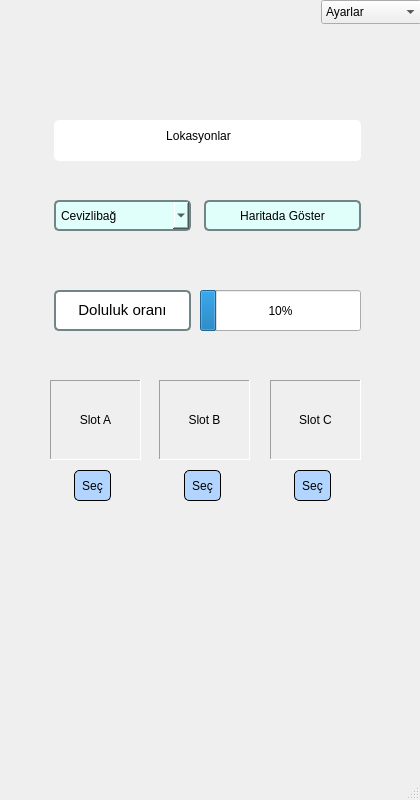
<?xml version="1.0" encoding="UTF-8"?>
<ui version="4.0">
 <class>MapLocation</class>
 <widget class="QMainWindow" name="MapLocation">
  <property name="geometry">
   <rect>
    <x>0</x>
    <y>0</y>
    <width>420</width>
    <height>800</height>
   </rect>
  </property>
  <property name="windowTitle">
   <string>MainWindow</string>
  </property>
  <widget class="QWidget" name="centralwidget">
   <widget class="QComboBox" name="comboBox">
    <property name="geometry">
     <rect>
      <x>50</x>
      <y>200</y>
      <width>141</width>
      <height>31</height>
     </rect>
    </property>
    <property name="styleSheet">
     <string notr="true">QComboBox{
	border: 1px solid #111111;
	border-radius: 5px;
	border-color: rgb(114, 132, 135);
	border-width: 2px;
	margin-left: 4px;
	padding: 5px;
	color:  rgb(0, 0, 0);
	background-color:rgb(224, 255, 251);
	font: 700 9pt &quot;Segoe UI&quot;;


}</string>
    </property>
    <item>
     <property name="text">
      <string>Cevizlibağ</string>
     </property>
    </item>
    <item>
     <property name="text">
      <string>Davutpaşa</string>
     </property>
    </item>
    <item>
     <property name="text">
      <string>Yıldız</string>
     </property>
    </item>
   </widget>
   <widget class="QPlainTextEdit" name="plainTextEdit">
    <property name="geometry">
     <rect>
      <x>50</x>
      <y>120</y>
      <width>311</width>
      <height>41</height>
     </rect>
    </property>
    <property name="styleSheet">
     <string notr="true">QPlainTextEdit{

	border: 2px;
	border-radius: 5px;
	border-color: rgb(0, 0, 0);
	border-width: 2px;
	margin-left: 4px;
	padding: 5px;
	color:  rgb(0, 0, 0);
	background-color:rgb(255, 255, 255);
	font: 700 9pt &quot;Segoe UI&quot;;


}</string>
    </property>
    <property name="plainText">
     <string>                               Lokasyonlar  </string>
    </property>
   </widget>
   <widget class="QStackedWidget" name="stackedWidget">
    <property name="geometry">
     <rect>
      <x>50</x>
      <y>270</y>
      <width>321</width>
      <height>381</height>
     </rect>
    </property>
    <property name="currentIndex">
     <number>1</number>
    </property>
    <widget class="QWidget" name="page_Cev">
     <widget class="QTextEdit" name="textEdit_Cev">
      <property name="geometry">
       <rect>
        <x>0</x>
        <y>20</y>
        <width>141</width>
        <height>41</height>
       </rect>
      </property>
      <property name="styleSheet">
       <string notr="true">QTextEdit
{

	border: 1px solid #111111;
	border-radius: 5px;
	border-color: rgb(114, 132, 135);
	border-width: 2px;
	margin-left: 4px;
	padding: 5px;
	color:  rgb(0, 0, 0);
	background-color:rgb(255, 255, 255);
	font: 700 9pt &quot;Segoe UI&quot;;


}</string>
      </property>
      <property name="html">
       <string>&lt;!DOCTYPE HTML PUBLIC &quot;-//W3C//DTD HTML 4.0//EN&quot; &quot;http://www.w3.org/TR/REC-html40/strict.dtd&quot;&gt;
&lt;html&gt;&lt;head&gt;&lt;meta name=&quot;qrichtext&quot; content=&quot;1&quot; /&gt;&lt;meta charset=&quot;utf-8&quot; /&gt;&lt;style type=&quot;text/css&quot;&gt;
p, li { white-space: pre-wrap; }
hr { height: 1px; border-width: 0; }
li.unchecked::marker { content: &quot;\2610&quot;; }
li.checked::marker { content: &quot;\2612&quot;; }
&lt;/style&gt;&lt;/head&gt;&lt;body style=&quot; font-family:'Segoe UI'; font-size:9pt; font-weight:700; font-style:normal;&quot;&gt;
&lt;p align=&quot;center&quot; style=&quot; margin-top:0px; margin-bottom:0px; margin-left:0px; margin-right:0px; -qt-block-indent:0; text-indent:0px;&quot;&gt;&lt;span style=&quot; font-family:'Ubuntu'; font-size:11pt; font-weight:400;&quot;&gt;Doluluk oranı&lt;/span&gt;&lt;/p&gt;&lt;/body&gt;&lt;/html&gt;</string>
      </property>
     </widget>
     <widget class="QLabel" name="lblSlotCev_B">
      <property name="geometry">
       <rect>
        <x>109</x>
        <y>110</y>
        <width>91</width>
        <height>80</height>
       </rect>
      </property>
      <property name="font">
       <font>
        <pointsize>9</pointsize>
       </font>
      </property>
      <property name="frameShape">
       <enum>QFrame::Panel</enum>
      </property>
      <property name="frameShadow">
       <enum>QFrame::Sunken</enum>
      </property>
      <property name="text">
       <string>Slot B</string>
      </property>
      <property name="alignment">
       <set>Qt::AlignCenter</set>
      </property>
     </widget>
     <widget class="QLabel" name="lblSlotCev_C">
      <property name="geometry">
       <rect>
        <x>220</x>
        <y>110</y>
        <width>91</width>
        <height>80</height>
       </rect>
      </property>
      <property name="font">
       <font>
        <pointsize>9</pointsize>
       </font>
      </property>
      <property name="frameShape">
       <enum>QFrame::Panel</enum>
      </property>
      <property name="frameShadow">
       <enum>QFrame::Sunken</enum>
      </property>
      <property name="text">
       <string>Slot C</string>
      </property>
      <property name="alignment">
       <set>Qt::AlignCenter</set>
      </property>
     </widget>
     <widget class="QLabel" name="lblSlotCev_A">
      <property name="geometry">
       <rect>
        <x>0</x>
        <y>110</y>
        <width>91</width>
        <height>80</height>
       </rect>
      </property>
      <property name="font">
       <font>
        <pointsize>9</pointsize>
       </font>
      </property>
      <property name="frameShape">
       <enum>QFrame::Panel</enum>
      </property>
      <property name="frameShadow">
       <enum>QFrame::Sunken</enum>
      </property>
      <property name="text">
       <string>Slot A</string>
      </property>
      <property name="alignment">
       <set>Qt::AlignCenter</set>
      </property>
     </widget>
     <widget class="QProgressBar" name="progressBarCev">
      <property name="geometry">
       <rect>
        <x>150</x>
        <y>20</y>
        <width>161</width>
        <height>41</height>
       </rect>
      </property>
      <property name="value">
       <number>25</number>
      </property>
     </widget>
     <widget class="QPushButton" name="pushButton_Cev_SlotC">
      <property name="geometry">
       <rect>
        <x>240</x>
        <y>200</y>
        <width>41</width>
        <height>31</height>
       </rect>
      </property>
      <property name="styleSheet">
       <string notr="true">QPushButton
{

	border: 1px solid #111111;
	border-radius: 5px;
	border-color: rgb(0, 0, 0);
	border-width: 1px;
	margin-left: 4px;
	padding: 5px;
	color:  rgb(0, 0, 0);
	background-color:rgb(178, 213, 255);
	font: 700 9pt &quot;Segoe UI&quot;;



}</string>
      </property>
      <property name="text">
       <string>Seç</string>
      </property>
     </widget>
     <widget class="QPushButton" name="pushButton_Cev_SlotB">
      <property name="geometry">
       <rect>
        <x>130</x>
        <y>200</y>
        <width>41</width>
        <height>31</height>
       </rect>
      </property>
      <property name="styleSheet">
       <string notr="true">QPushButton
{

	border: 1px solid #111111;
	border-radius: 5px;
	border-color: rgb(0, 0, 0);
	border-width: 1px;
	margin-left: 4px;
	padding: 5px;
	color:  rgb(0, 0, 0);
	background-color:rgb(178, 213, 255);
	font: 700 9pt &quot;Segoe UI&quot;;



}</string>
      </property>
      <property name="text">
       <string>Seç</string>
      </property>
     </widget>
     <widget class="QPushButton" name="pushButton_Cev_SlotA">
      <property name="geometry">
       <rect>
        <x>20</x>
        <y>200</y>
        <width>41</width>
        <height>31</height>
       </rect>
      </property>
      <property name="styleSheet">
       <string notr="true">QPushButton
{

	border: 1px solid #111111;
	border-radius: 5px;
	border-color: rgb(0, 0, 0);
	border-width: 1px;
	margin-left: 4px;
	padding: 5px;
	color:  rgb(0, 0, 0);
	background-color:rgb(178, 213, 255);
	font: 700 9pt &quot;Segoe UI&quot;;



}</string>
      </property>
      <property name="text">
       <string>Seç</string>
      </property>
     </widget>
    </widget>
    <widget class="QWidget" name="page_Yildiz">
     <widget class="QLabel" name="lblSlotYil_C">
      <property name="geometry">
       <rect>
        <x>220</x>
        <y>110</y>
        <width>91</width>
        <height>80</height>
       </rect>
      </property>
      <property name="font">
       <font>
        <pointsize>9</pointsize>
       </font>
      </property>
      <property name="frameShape">
       <enum>QFrame::Panel</enum>
      </property>
      <property name="frameShadow">
       <enum>QFrame::Sunken</enum>
      </property>
      <property name="text">
       <string>Slot C</string>
      </property>
      <property name="alignment">
       <set>Qt::AlignCenter</set>
      </property>
     </widget>
     <widget class="QLabel" name="lblSlotYil_B">
      <property name="geometry">
       <rect>
        <x>109</x>
        <y>110</y>
        <width>91</width>
        <height>80</height>
       </rect>
      </property>
      <property name="font">
       <font>
        <pointsize>9</pointsize>
       </font>
      </property>
      <property name="frameShape">
       <enum>QFrame::Panel</enum>
      </property>
      <property name="frameShadow">
       <enum>QFrame::Sunken</enum>
      </property>
      <property name="text">
       <string>Slot B</string>
      </property>
      <property name="alignment">
       <set>Qt::AlignCenter</set>
      </property>
     </widget>
     <widget class="QProgressBar" name="progressBarYil">
      <property name="geometry">
       <rect>
        <x>150</x>
        <y>20</y>
        <width>161</width>
        <height>41</height>
       </rect>
      </property>
      <property name="value">
       <number>10</number>
      </property>
     </widget>
     <widget class="QTextEdit" name="textEdit_Yil">
      <property name="geometry">
       <rect>
        <x>0</x>
        <y>20</y>
        <width>141</width>
        <height>41</height>
       </rect>
      </property>
      <property name="styleSheet">
       <string notr="true">QTextEdit
{

	border: 1px solid #111111;
	border-radius: 5px;
	border-color: rgb(114, 132, 135);
	border-width: 2px;
	margin-left: 4px;
	padding: 5px;
	color:  rgb(0, 0, 0);
	background-color:rgb(255, 255, 255);
	font: 700 9pt &quot;Segoe UI&quot;;


}</string>
      </property>
      <property name="html">
       <string>&lt;!DOCTYPE HTML PUBLIC &quot;-//W3C//DTD HTML 4.0//EN&quot; &quot;http://www.w3.org/TR/REC-html40/strict.dtd&quot;&gt;
&lt;html&gt;&lt;head&gt;&lt;meta name=&quot;qrichtext&quot; content=&quot;1&quot; /&gt;&lt;meta charset=&quot;utf-8&quot; /&gt;&lt;style type=&quot;text/css&quot;&gt;
p, li { white-space: pre-wrap; }
hr { height: 1px; border-width: 0; }
li.unchecked::marker { content: &quot;\2610&quot;; }
li.checked::marker { content: &quot;\2612&quot;; }
&lt;/style&gt;&lt;/head&gt;&lt;body style=&quot; font-family:'Segoe UI'; font-size:9pt; font-weight:700; font-style:normal;&quot;&gt;
&lt;p align=&quot;center&quot; style=&quot; margin-top:0px; margin-bottom:0px; margin-left:0px; margin-right:0px; -qt-block-indent:0; text-indent:0px;&quot;&gt;&lt;span style=&quot; font-family:'Ubuntu'; font-size:11pt; font-weight:400;&quot;&gt;Doluluk oranı&lt;/span&gt;&lt;/p&gt;&lt;/body&gt;&lt;/html&gt;</string>
      </property>
     </widget>
     <widget class="QLabel" name="lblSlotYil_A">
      <property name="geometry">
       <rect>
        <x>0</x>
        <y>110</y>
        <width>91</width>
        <height>80</height>
       </rect>
      </property>
      <property name="font">
       <font>
        <pointsize>9</pointsize>
       </font>
      </property>
      <property name="frameShape">
       <enum>QFrame::Panel</enum>
      </property>
      <property name="frameShadow">
       <enum>QFrame::Sunken</enum>
      </property>
      <property name="text">
       <string>Slot A</string>
      </property>
      <property name="alignment">
       <set>Qt::AlignCenter</set>
      </property>
     </widget>
     <widget class="QPushButton" name="pushButton_Yil_SlotA">
      <property name="geometry">
       <rect>
        <x>20</x>
        <y>200</y>
        <width>41</width>
        <height>31</height>
       </rect>
      </property>
      <property name="styleSheet">
       <string notr="true">QPushButton
{

	border: 1px solid #111111;
	border-radius: 5px;
	border-color: rgb(0, 0, 0);
	border-width: 1px;
	margin-left: 4px;
	padding: 5px;
	color:  rgb(0, 0, 0);
	background-color:rgb(178, 213, 255);
	font: 700 9pt &quot;Segoe UI&quot;;



}</string>
      </property>
      <property name="text">
       <string>Seç</string>
      </property>
     </widget>
     <widget class="QPushButton" name="pushButton_Yil_SlotB">
      <property name="geometry">
       <rect>
        <x>130</x>
        <y>200</y>
        <width>41</width>
        <height>31</height>
       </rect>
      </property>
      <property name="styleSheet">
       <string notr="true">QPushButton
{

	border: 1px solid #111111;
	border-radius: 5px;
	border-color: rgb(0, 0, 0);
	border-width: 1px;
	margin-left: 4px;
	padding: 5px;
	color:  rgb(0, 0, 0);
	background-color:rgb(178, 213, 255);
	font: 700 9pt &quot;Segoe UI&quot;;



}</string>
      </property>
      <property name="text">
       <string>Seç</string>
      </property>
     </widget>
     <widget class="QPushButton" name="pushButton_Yil_SlotC">
      <property name="geometry">
       <rect>
        <x>240</x>
        <y>200</y>
        <width>41</width>
        <height>31</height>
       </rect>
      </property>
      <property name="styleSheet">
       <string notr="true">QPushButton
{

	border: 1px solid #111111;
	border-radius: 5px;
	border-color: rgb(0, 0, 0);
	border-width: 1px;
	margin-left: 4px;
	padding: 5px;
	color:  rgb(0, 0, 0);
	background-color:rgb(178, 213, 255);
	font: 700 9pt &quot;Segoe UI&quot;;



}</string>
      </property>
      <property name="text">
       <string>Seç</string>
      </property>
     </widget>
    </widget>
    <widget class="QWidget" name="page_Dav">
     <widget class="QLabel" name="lblSlotDav_A">
      <property name="geometry">
       <rect>
        <x>0</x>
        <y>110</y>
        <width>91</width>
        <height>80</height>
       </rect>
      </property>
      <property name="font">
       <font>
        <pointsize>9</pointsize>
       </font>
      </property>
      <property name="frameShape">
       <enum>QFrame::Panel</enum>
      </property>
      <property name="frameShadow">
       <enum>QFrame::Sunken</enum>
      </property>
      <property name="text">
       <string>Slot A</string>
      </property>
      <property name="alignment">
       <set>Qt::AlignCenter</set>
      </property>
     </widget>
     <widget class="QTextEdit" name="textEdit_Dav">
      <property name="geometry">
       <rect>
        <x>0</x>
        <y>20</y>
        <width>141</width>
        <height>41</height>
       </rect>
      </property>
      <property name="styleSheet">
       <string notr="true">QTextEdit
{

	border: 1px solid #111111;
	border-radius: 5px;
	border-color: rgb(114, 132, 135);
	border-width: 2px;
	margin-left: 4px;
	padding: 5px;
	color:  rgb(0, 0, 0);
	background-color:rgb(255, 255, 255);
	font: 700 9pt &quot;Segoe UI&quot;;


}</string>
      </property>
      <property name="html">
       <string>&lt;!DOCTYPE HTML PUBLIC &quot;-//W3C//DTD HTML 4.0//EN&quot; &quot;http://www.w3.org/TR/REC-html40/strict.dtd&quot;&gt;
&lt;html&gt;&lt;head&gt;&lt;meta name=&quot;qrichtext&quot; content=&quot;1&quot; /&gt;&lt;meta charset=&quot;utf-8&quot; /&gt;&lt;style type=&quot;text/css&quot;&gt;
p, li { white-space: pre-wrap; }
hr { height: 1px; border-width: 0; }
li.unchecked::marker { content: &quot;\2610&quot;; }
li.checked::marker { content: &quot;\2612&quot;; }
&lt;/style&gt;&lt;/head&gt;&lt;body style=&quot; font-family:'Segoe UI'; font-size:9pt; font-weight:700; font-style:normal;&quot;&gt;
&lt;p align=&quot;center&quot; style=&quot; margin-top:0px; margin-bottom:0px; margin-left:0px; margin-right:0px; -qt-block-indent:0; text-indent:0px;&quot;&gt;&lt;span style=&quot; font-family:'Ubuntu'; font-size:11pt; font-weight:400;&quot;&gt;Doluluk oranı&lt;/span&gt;&lt;/p&gt;&lt;/body&gt;&lt;/html&gt;</string>
      </property>
     </widget>
     <widget class="QLabel" name="lblSlotDav_C">
      <property name="geometry">
       <rect>
        <x>220</x>
        <y>110</y>
        <width>91</width>
        <height>80</height>
       </rect>
      </property>
      <property name="font">
       <font>
        <pointsize>9</pointsize>
       </font>
      </property>
      <property name="frameShape">
       <enum>QFrame::Panel</enum>
      </property>
      <property name="frameShadow">
       <enum>QFrame::Sunken</enum>
      </property>
      <property name="text">
       <string>Slot C</string>
      </property>
      <property name="alignment">
       <set>Qt::AlignCenter</set>
      </property>
     </widget>
     <widget class="QLabel" name="lblSlotDav_B">
      <property name="geometry">
       <rect>
        <x>109</x>
        <y>110</y>
        <width>91</width>
        <height>80</height>
       </rect>
      </property>
      <property name="font">
       <font>
        <pointsize>9</pointsize>
       </font>
      </property>
      <property name="frameShape">
       <enum>QFrame::Panel</enum>
      </property>
      <property name="frameShadow">
       <enum>QFrame::Sunken</enum>
      </property>
      <property name="text">
       <string>Slot B</string>
      </property>
      <property name="alignment">
       <set>Qt::AlignCenter</set>
      </property>
     </widget>
     <widget class="QProgressBar" name="progressBarDav">
      <property name="geometry">
       <rect>
        <x>150</x>
        <y>20</y>
        <width>161</width>
        <height>41</height>
       </rect>
      </property>
      <property name="value">
       <number>0</number>
      </property>
     </widget>
     <widget class="QPushButton" name="pushButton_Dav_SlotA">
      <property name="geometry">
       <rect>
        <x>20</x>
        <y>200</y>
        <width>41</width>
        <height>31</height>
       </rect>
      </property>
      <property name="styleSheet">
       <string notr="true">QPushButton
{

	border: 1px solid #111111;
	border-radius: 5px;
	border-color: rgb(0, 0, 0);
	border-width: 1px;
	margin-left: 4px;
	padding: 5px;
	color:  rgb(0, 0, 0);
	background-color:rgb(178, 213, 255);
	font: 700 9pt &quot;Segoe UI&quot;;



}</string>
      </property>
      <property name="text">
       <string>Seç</string>
      </property>
     </widget>
     <widget class="QPushButton" name="pushButton_Dav_SlotB">
      <property name="geometry">
       <rect>
        <x>130</x>
        <y>200</y>
        <width>41</width>
        <height>31</height>
       </rect>
      </property>
      <property name="styleSheet">
       <string notr="true">QPushButton
{

	border: 1px solid #111111;
	border-radius: 5px;
	border-color: rgb(0, 0, 0);
	border-width: 1px;
	margin-left: 4px;
	padding: 5px;
	color:  rgb(0, 0, 0);
	background-color:rgb(178, 213, 255);
	font: 700 9pt &quot;Segoe UI&quot;;



}</string>
      </property>
      <property name="text">
       <string>Seç</string>
      </property>
     </widget>
     <widget class="QPushButton" name="pushButton_Dav_SlotC">
      <property name="geometry">
       <rect>
        <x>240</x>
        <y>200</y>
        <width>41</width>
        <height>31</height>
       </rect>
      </property>
      <property name="styleSheet">
       <string notr="true">QPushButton
{

	border: 1px solid #111111;
	border-radius: 5px;
	border-color: rgb(0, 0, 0);
	border-width: 1px;
	margin-left: 4px;
	padding: 5px;
	color:  rgb(0, 0, 0);
	background-color:rgb(178, 213, 255);
	font: 700 9pt &quot;Segoe UI&quot;;



}</string>
      </property>
      <property name="text">
       <string>Seç</string>
      </property>
     </widget>
    </widget>
   </widget>
   <widget class="QPushButton" name="pushButton_ShowInMap">
    <property name="geometry">
     <rect>
      <x>200</x>
      <y>200</y>
      <width>161</width>
      <height>31</height>
     </rect>
    </property>
    <property name="styleSheet">
     <string notr="true">QPushButton{

	border: 1px solid #111111;
	border-radius: 5px;
	border-color: rgb(114, 132, 135);
	border-width: 2px;
	margin-left: 4px;
	padding: 5px;
	color:  rgb(0, 0, 0);
	background-color:rgb(224, 255, 251);
	font: 700 9pt &quot;Segoe UI&quot;;


}</string>
    </property>
    <property name="text">
     <string>Haritada Göster</string>
    </property>
   </widget>
   <widget class="QComboBox" name="comboBox_2">
    <property name="geometry">
     <rect>
      <x>321</x>
      <y>0</y>
      <width>101</width>
      <height>24</height>
     </rect>
    </property>
    <item>
     <property name="text">
      <string>Ayarlar</string>
     </property>
    </item>
    <item>
     <property name="text">
      <string>Çıkış</string>
     </property>
    </item>
   </widget>
   <widget class="QLabel" name="label_pic">
    <property name="geometry">
     <rect>
      <x>0</x>
      <y>0</y>
      <width>441</width>
      <height>791</height>
     </rect>
    </property>
    <property name="text">
     <string/>
    </property>
   </widget>
   <zorder>label_pic</zorder>
   <zorder>comboBox</zorder>
   <zorder>plainTextEdit</zorder>
   <zorder>stackedWidget</zorder>
   <zorder>pushButton_ShowInMap</zorder>
   <zorder>comboBox_2</zorder>
  </widget>
  <widget class="QStatusBar" name="statusbar"/>
 </widget>
 <resources/>
 <connections/>
</ui>
